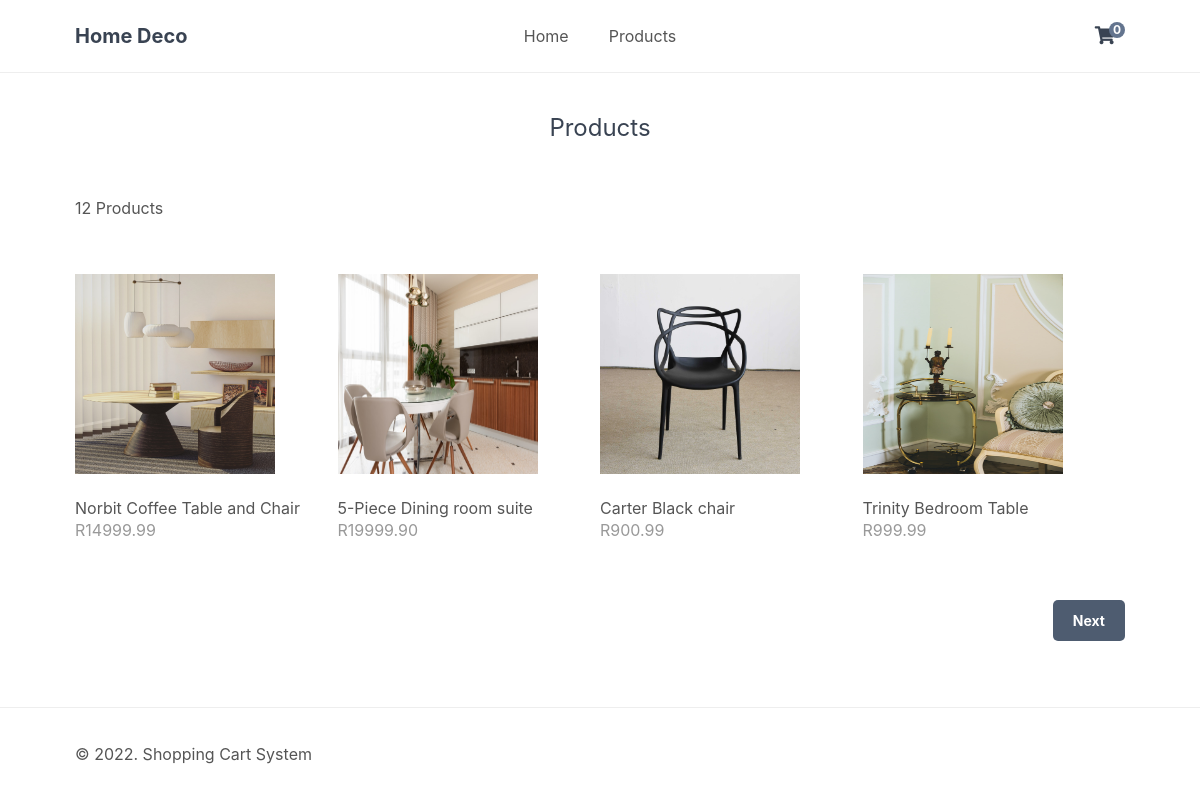
The page /index.php?page=products on the database its author committed.
### tables this page shows
CREATE TABLE `products` (
  `id` int(11) NOT NULL,
  `name` varchar(200) NOT NULL,
  `desc` text NOT NULL,
  `price` decimal(7,2) NOT NULL,
  `rrp` decimal(7,2) NOT NULL DEFAULT 0.00,
  `quantity` int(11) NOT NULL,
  `img` text NOT NULL,
  `date_added` datetime NOT NULL DEFAULT current_timestamp()
);

### index.php (called while the page is built, shortened)
<?php
include 'functions.php';
$page = isset($_GET['page']) && file_exists($_GET['page'] . '.php') ? $_GET['page'] : 'home';
include $page . '.php';

### products.php (the view, shortened to what this page needs)
<?php
$num_products_on_each_page = 4;
$current_page = isset($_GET['p']) && is_numeric($_GET['p']) ? (int)$_GET['p'] : 1;
$stmt = $pdo->prepare('SELECT * FROM products ORDER BY date_added DESC LIMIT ?,?');
$stmt->bindValue(1, ($current_page - 1) * $num_products_on_each_page, PDO::PARAM_INT);
$stmt->bindValue(2, $num_products_on_each_page, PDO::PARAM_INT);
$stmt->execute();
$products = $stmt->fetchAll(PDO::FETCH_ASSOC);
$total_products = $pdo->query('SELECT * FROM products')->rowCount();
?>
<?=template_header('Products')?>
<div class="products content-wrapper">
    <h1>Products</h1>
    <p><?=$total_products?> Products</p>
    <div class="products-wrapper">
        <?php foreach ($products as $product): ?>
        <a href="index.php?page=product&id=<?=$product['id']?>" class="product">
            <img src="imgs/<?=$product['img']?>" width="200" height="200" alt="<?=$product['name']?>">
            <span class="name"><?=$product['name']?></span>
            <span class="price">
                R<?=$product['price']?>
            </span>
        </a>
        <?php endforeach; ?>
    </div>
    <div class="buttons">
        <?php if ($total_products > ($current_page * $num_products_on_each_page) - $num_products_on_each_page + count($products)): ?>
        <a href="index.php?page=products&p=<?=$current_page+1?>">Next</a>
        <?php endif; ?>
    </div>
</div>
<?=template_footer()?>

### libs/css/style.css (style rules this page uses)
* { box-sizing: border-box; font-family: -apple-system, BlinkMacSystemFont, "segoe ui", roboto, oxygen, ubuntu, cantarell, "fira sans", "droid sans", "helvetica neue", Arial, sans-serif; font-size: 16px; -webkit-font-smoothing: antialiased; -moz-osx-font-smoothing: grayscale; }
html { height: 100%; }
body { position: relative; min-height: 100%; color: #555555; background-color: #FFFFFF; margin: 0; padding-bottom: 100px; }
h1, h2, h3, h4, h5 { color: #394352; }
.content-wrapper { width: 1050px; margin: 0 auto; }
main .recentlyadded .products, main .products .products-wrapper { display: flex; flex-wrap: wrap; align-items: center; justify-content: space-between; padding: 40px 0 0 0; }
main .recentlyadded .products .product, main .products .products-wrapper .product { display: block; overflow: hidden; text-decoration: none; width: 25%; padding-bottom: 60px; }
main .recentlyadded .products .product img, main .products .products-wrapper .product img { transform: scale(1); transition: transform 1s; }
main .recentlyadded .products .product .name, main .products .products-wrapper .product .name { display: block; color: #555555; padding: 20px 0 2px 0; }
main .recentlyadded .products .product .price, main .products .products-wrapper .product .price { display: block; color: #999999; }
main > .products h1 { display: block; font-weight: normal; margin: 0; padding: 40px 0; font-size: 24px; text-align: center; width: 100%; }
main > .products .buttons { text-align: right; padding-bottom: 40px; }
main > .products .buttons a { display: inline-block; text-decoration: none; margin-left: 5px; padding: 12px 20px; border: 0; background: #4e5c70; color: #FFFFFF; font-size: 14px; font-weight: bold; border-radius: 5px; }

### rows shown on the page
products: img (picture), name "Norbit Coffee Table and Chair", price "14999.99"
products: img (picture), name "5-Piece Dining room suite", price "19999.90"
products: img (picture), name "Carter Black chair", price "900.99"
products: img (picture), name "Trinity Bedroom Table", price "999.99"

### other values the page prints
$num_items_in_cart "0"
$total_products "12"
